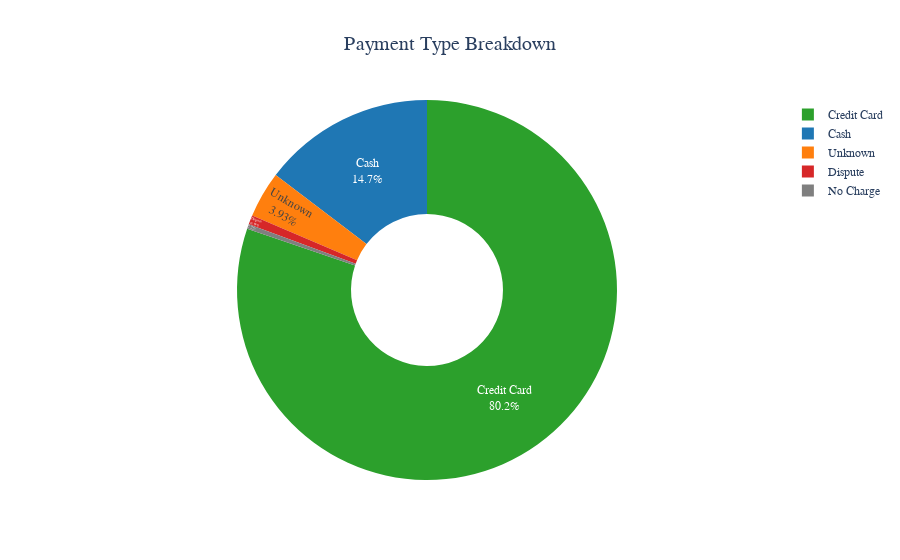

The cell this chart's notebook holds for it:
### Code cell
# Define payment type labels
payment_labels = {
    1: "Credit Card",
    2: "Cash",
    3: "No Charge",
    4: "Dispute",
    0: "Unknown",
}

color_sequence = ["#2ca02c", "#1f77b4", "#ff7f0e", "#d62728", "#7f7f7f"]

# Count trips by payment type
payment_counts = df["payment_type"].value_counts().reset_index()
payment_counts.columns = ["payment_type", "count"]

# Replace numeric codes with labels for plotting
payment_counts["payment_type"] = payment_counts["payment_type"].map(payment_labels)

# Create pie chart
fig4 = px.pie(
    payment_counts,
    names="payment_type",
    values="count",
    title="Payment Type Breakdown",
    hole=0.4,
    template="plotly_white",
    color_discrete_sequence=color_sequence
)

# Format pie chart to show percentages and labels
fig4.update_traces(
    textinfo="percent+label",
    textposition="inside",
    hovertemplate='%{label}: %{percent:.1%} (%{value} trips)<extra></extra>'
)

fig4.update_layout(
    title=dict(text="Payment Type Breakdown", x=0.5, font=dict(size=20)),
    font=dict(family="Arial", size=12)
)
fig4.show()

### Figure 1 — Plotly figure (JSON) as saved in the notebook; plotly's stock layout.template omitted (floating-point values rounded to 4 significant figures)
{"data": [{"domain": {"x": [0, 1], "y": [0, 1]}, "hole": 0.4, "hovertemplate": "%{label}: %{percent:.1%} (%{value} trips)<extra></extra>", "labels": ["Credit Card", "Cash", "Unknown", "Dispute", "No Charge"], "legendgroup": "", "name": "", "showlegend": true, "textinfo": "percent+label", "textposition": "inside", "type": "pie", "values": [80230, 14663, 3932, 790, 385]}], "layout": {"font": {"family": "Arial", "size": 12}, "legend": {"tracegroupgap": 0}, "piecolorway": ["#2ca02c", "#1f77b4", "#ff7f0e", "#d62728", "#7f7f7f"], "title": {"font": {"size": 20}, "text": "Payment Type Breakdown", "x": 0.5}}}
